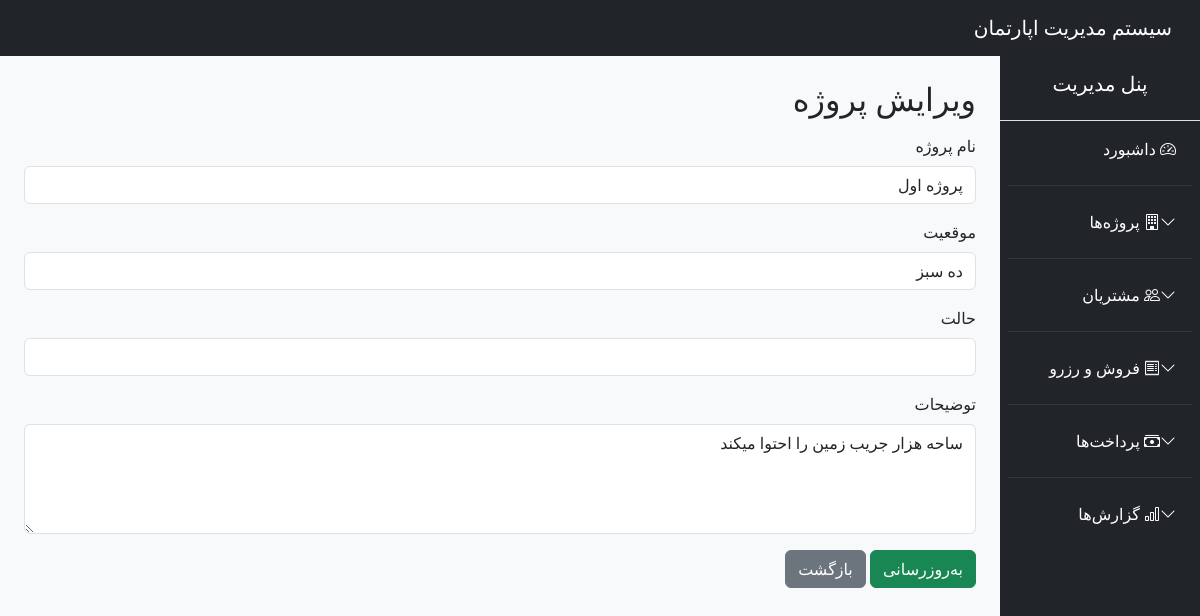
Page /public/?route=projects_edit&id=2 (signed in) on the committed database.
### tables this page shows
CREATE TABLE `projects` (
  `id` int(11) NOT NULL,
  `name` varchar(100) NOT NULL,
  `location` varchar(255) DEFAULT NULL,
  `description` text DEFAULT NULL,
  `created_at` timestamp NOT NULL DEFAULT current_timestamp(),
  `status` enum('ACTIVE','INACTIVE','COMPLETED') NOT NULL DEFAULT 'ACTIVE'
);

### app/core/Controller.php (called while the page is built, shortened)
<?php
class Controller {
    protected function view($view, $data = []) {
        extract($data);
        require "../app/views/$view.php";
    }
    protected function model($model) {
        return new $model;
    }
}

### app/controllers/ProjectController.php (called while the page is built, shortened)
<?php
class ProjectController extends Controller
{
    public function edit()
    {
        $id = $_GET['id'] ?? null;
        $projectModel = $this->model("Project");
        $project = $projectModel->find($id);
        $this->view("projects/edit", compact('project', 'page_title'));
    }
}

### public/index.php (called while the page is built, shortened)
<?php
require_once "../app/core/Database.php";
require_once "../app/core/Controller.php";
require_once "../app/core/Model.php";
require_once "../routes/web.php";

### config/config.php (called while the page is built)
<?php
return [
    'db' => [
        'host' => 'localhost',
        'dbname' => 'apartment_system',
        'user' => 'root',
        'pass' => ''
    ]
];

### app/core/Database.php (called while the page is built, shortened)
<?php
class Database {
    private static $instance = null;
    private function __construct() {
        $config = require __DIR__ . '/../../config/config.php';
        $dsn = "mysql:host={$config['db']['host']};dbname={$config['db']['dbname']};charset=utf8mb4";
        try {
            $this->pdo = new PDO($dsn, $config['db']['user'], $config['db']['pass']);
        } catch (PDOException $e) {
            die("DB Connection Failed: " . $e->getMessage());
        }
    }
    public static function connect() {
        if (self::$instance === null) {
            self::$instance = new Database();
        }
        return self::$instance->pdo;
    }
}

### app/core/Model.php (called while the page is built, shortened)
<?php
class Model {
    public function __construct() {
        $this->db = Database::connect();
    }
}

### app/models/Project.php (called while the page is built, shortened)
<?php
class Project extends Model
{
    protected $table = 'projects';
    public function find($id)
    {
        $stmt = $this->db->prepare("SELECT * FROM {$this->table} WHERE id = ?");
        $stmt->execute([$id]);
        return $stmt->fetch(PDO::FETCH_ASSOC);
    }
}

### app/views/projects/edit.php (the view, shortened to what this page needs)
<?php require "../app/views/layouts/header.php"; ?>
<?php require "../app/views/layouts/sidebar.php"; ?>
<h2 class="mb-3">ویرایش پروژه</h2>
<form method="post" action="/apartment_system/public/?route=projects_update">
    <div class="mb-3">
        <label class="form-label">نام پروژه</label>
        <input type="text" name="name" class="form-control" value="<?= htmlspecialchars($project['name']) ?>" required>
    </div>
    <div class="mb-3">
        <label class="form-label">موقعیت</label>
        <input type="text" name="location" class="form-control" value="<?= htmlspecialchars($project['location']) ?>">
    </div>
    <div class="mb-3">
        <label class="form-label">حالت</label>
        <input type="text" name="status" class="form-control" value="<?= htmlspecialchars($project['status']) ?>">
    </div>
    <div class="mb-3">
        <label class="form-label">توضیحات</label>
        <textarea name="description" class="form-control" rows="4"><?= htmlspecialchars($project['description']) ?></textarea>
    </div>
    <button type="submit" class="btn btn-success">به‌روزرسانی</button>
    <a href="/apartment_system/public/?route=projects" class="btn btn-secondary">بازگشت</a>
</form>
<?php require "../app/views/layouts/footer.php"; ?>

### rows in the picture
projects: name "پروژه اول", location "ده سبز", description "ساحه هزار جریب زمین را احتوا میکند"
